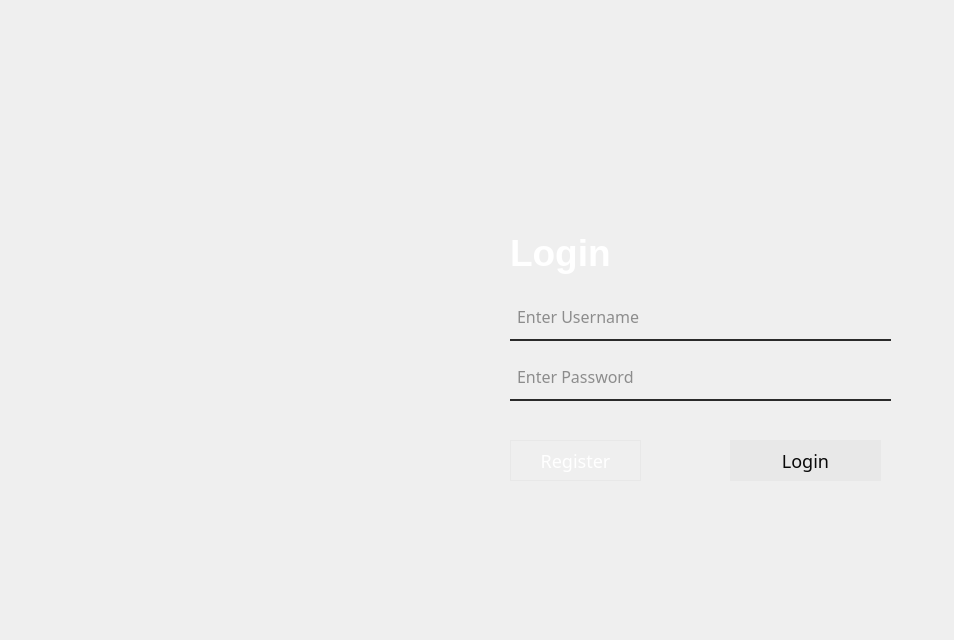
<?xml version="1.0" encoding="UTF-8"?>
<ui version="4.0">
 <class>Login</class>
 <widget class="QDialog" name="Login">
  <property name="geometry">
   <rect>
    <x>0</x>
    <y>0</y>
    <width>954</width>
    <height>640</height>
   </rect>
  </property>
  <property name="windowTitle">
   <string>Dialog</string>
  </property>
  <widget class="QLabel" name="label">
   <property name="geometry">
    <rect>
     <x>-2</x>
     <y>5</y>
     <width>951</width>
     <height>621</height>
    </rect>
   </property>
   <property name="text">
    <string/>
   </property>
   <property name="pixmap">
    <pixmap>../images/login-bg.png</pixmap>
   </property>
   <property name="scaledContents">
    <bool>true</bool>
   </property>
  </widget>
  <widget class="QLineEdit" name="tpass">
   <property name="geometry">
    <rect>
     <x>510</x>
     <y>360</y>
     <width>381</width>
     <height>41</height>
    </rect>
   </property>
   <property name="font">
    <font>
     <family>Poppins</family>
     <pointsize>12</pointsize>
     <italic>false</italic>
     <bold>false</bold>
    </font>
   </property>
   <property name="styleSheet">
    <string notr="true">background-color:rgba(0, 0, 0, 0);
font: 12pt &quot;Poppins&quot;;
border-bottom:2px solid #2a2a2a;
border-radius: 30px;
color:#2a2a2a;
padding-bottom:7px;
padding-left:5px;</string>
   </property>
   <property name="echoMode">
    <enum>QLineEdit::Password</enum>
   </property>
   <property name="placeholderText">
    <string>Enter Password</string>
   </property>
  </widget>
  <widget class="QLabel" name="label_3">
   <property name="geometry">
    <rect>
     <x>510</x>
     <y>220</y>
     <width>331</width>
     <height>65</height>
    </rect>
   </property>
   <property name="font">
    <font>
     <pointsize>28</pointsize>
     <bold>true</bold>
    </font>
   </property>
   <property name="styleSheet">
    <string notr="true">color: white;</string>
   </property>
   <property name="text">
    <string>Login</string>
   </property>
  </widget>
  <widget class="QPushButton" name="bregister">
   <property name="geometry">
    <rect>
     <x>510</x>
     <y>440</y>
     <width>131</width>
     <height>41</height>
    </rect>
   </property>
   <property name="font">
    <font>
     <family>Poppins</family>
     <pointsize>-1</pointsize>
     <italic>false</italic>
     <bold>false</bold>
    </font>
   </property>
   <property name="styleSheet">
    <string notr="true">QPushButton#bregister{
	font: 14pt &quot;Poppins&quot;;
 color: #ffffff;
 font-size: 18px;
 border-radius: 0.5em;
 border: 1px solid #e8e8e8;
}

QPushButton#bregister:hover {
font: 14pt &quot;Poppins&quot;;
 border: 2px solid white;
color:#090909;
 background: #e8e8e8;
}
</string>
   </property>
   <property name="text">
    <string>Register</string>
   </property>
  </widget>
  <widget class="QLineEdit" name="tusername">
   <property name="geometry">
    <rect>
     <x>510</x>
     <y>300</y>
     <width>381</width>
     <height>41</height>
    </rect>
   </property>
   <property name="font">
    <font>
     <family>Poppins</family>
     <pointsize>12</pointsize>
     <italic>false</italic>
     <bold>false</bold>
    </font>
   </property>
   <property name="styleSheet">
    <string notr="true">background-color:rgba(0, 0, 0, 0);
font: 12pt &quot;Poppins&quot;;
border-bottom:2px solid #2a2a2a;
border-radius: 30px;
color:#2a2a2a;
padding-bottom:7px;
padding-left: 5px;</string>
   </property>
   <property name="placeholderText">
    <string>Enter Username</string>
   </property>
  </widget>
  <widget class="QPushButton" name="blogin">
   <property name="geometry">
    <rect>
     <x>730</x>
     <y>440</y>
     <width>151</width>
     <height>41</height>
    </rect>
   </property>
   <property name="font">
    <font>
     <family>Poppins</family>
     <pointsize>-1</pointsize>
     <italic>false</italic>
     <bold>false</bold>
    </font>
   </property>
   <property name="styleSheet">
    <string notr="true">QPushButton#blogin{
font: 14pt &quot;Poppins&quot;;
 color: #090909;
 font-size: 18px;
 border-radius: 0.5em;
 background: #e8e8e8;
 border: 1px solid #e8e8e8;
}


QPushButton#blogin:hover {
font: 14pt &quot;Poppins&quot;;
 border: 1px solid white;
}</string>
   </property>
   <property name="text">
    <string>Login</string>
   </property>
  </widget>
  <widget class="QLabel" name="label_2">
   <property name="geometry">
    <rect>
     <x>510</x>
     <y>60</y>
     <width>251</width>
     <height>101</height>
    </rect>
   </property>
   <property name="text">
    <string/>
   </property>
   <property name="pixmap">
    <pixmap>../images/PoCoH.png</pixmap>
   </property>
   <property name="scaledContents">
    <bool>true</bool>
   </property>
  </widget>
 </widget>
 <resources/>
 <connections/>
</ui>
